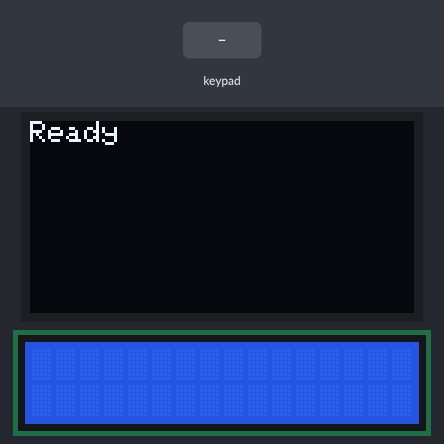
A program run on a simulated ESP32. Parts: 128×64 one-colour display, 16×2 character LCD. Inputs (shaded band) come from the test bench. What the program prints to the serial monitor is not drawn.

Above: at 0.12 s.
At 1.3 s:
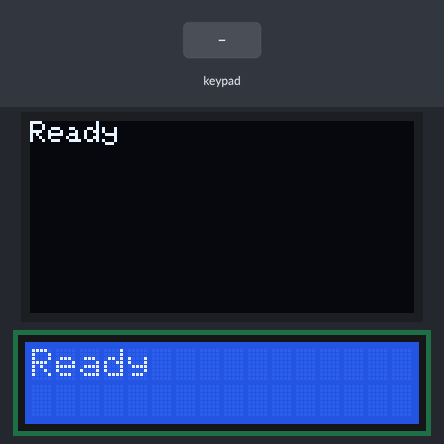
1.4 s: key '1' pressed
At 2.2 s:
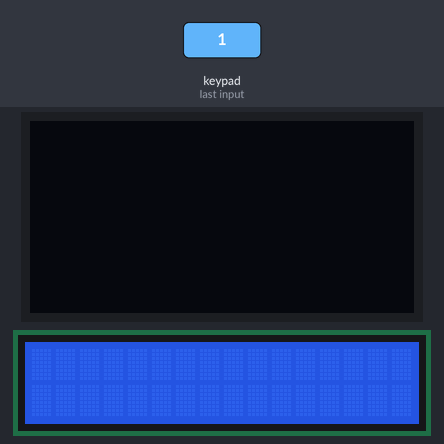
2.9 s: keypad keys 2 4 2 5 2 6 # pressed 0.4 s apart
7.2 s: key 'A' pressed
8.7 s: keypad keys 2 4 2 5 2 6 * pressed 0.4 s apart
13.0 s: key 'B' pressed
14.5 s: keypad keys 2 4 2 5 2 6 D pressed 0.4 s apart
Timing chart, 0 to 17.5 s (numbered marks = the images above; inputs shaded):
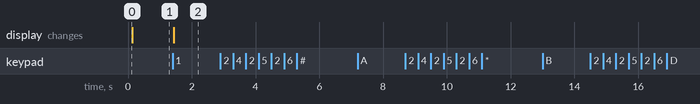

Measured:
- after the input at 1.4 s, the display: first differs from a run without the input at once (image 2)
- after the input at 2.9 s, every drawn part: stays the same
- after the input at 7.2 s, every drawn part: stays the same
- after the input at 8.7 s, every drawn part: stays the same
- after the input at 13.0 s, every drawn part: stays the same
- after the input at 14.5 s, every drawn part: stays the same

The program:

main.cpp
```cpp
#include <Arduino.h>
#include <Keypad.h>
#include <Adafruit_SSD1306.h>
#include <LiquidCrystal_I2C.h>

// Define I2C addresses (for displays only)
#define SSD1306_I2C_ADDRESS 0x3C
#define LCD_I2C_ADDRESS 0x27

// Define UART pins for communication
#define UART_RX_PIN 3   // GPIO3 (RX)
#define UART_TX_PIN 1   // GPIO1 (TX)

// Keypad setup
const byte ROWS = 4;
const byte COLS = 4;
const char keys[ROWS][COLS] = {
  {'1', '2', '3', 'A'},
  {'4', '5', '6', 'B'},
  {'7', '8', '9', 'C'},
  {'*', '0', '#', 'D'}
};
byte rowPins[ROWS] = {2, 4, 25, 26};
byte colPins[COLS] = {18, 13, 14, 15};

Keypad keypad(makeKeymap(keys), rowPins, colPins, ROWS, COLS);

Adafruit_SSD1306 display(128, 64, &Wire, -1);
LiquidCrystal_I2C lcd(LCD_I2C_ADDRESS, 16, 2);

// Use Serial2 for UART communication
HardwareSerial mySerial(2);  // UART2

char serialBuffer[100];
int serialIndex = 0;

void setup() {
  Serial.begin(115200);  // Debugging only
  Serial.println("Starting ESP with UART comm...");

  // Initialize Serial2 with custom RX/TX pins
  mySerial.begin(115200, SERIAL_8N1, UART_RX_PIN, UART_TX_PIN);

  // Initialize displays
  if (!display.begin(SSD1306_I2C_ADDRESS, SSD1306_I2C_ADDRESS)) {
    Serial.println(F("SSD1306 init failed"));
    while (true);
  }

  lcd.init();
  lcd.backlight();

  display.clearDisplay();
  display.setTextSize(1);
  display.setTextColor(SSD1306_WHITE);
  display.setCursor(0, 0);
  display.print("Ready");
  display.display();

  lcd.clear();
  lcd.setCursor(0, 0);
  lcd.print(F("Ready"));
}

void displayText(const char* text, int textSize) {
  const char* content = text;
  bool displayOled = false, displayLcd = false;

  if (strncmp(text, "oled:", 5) == 0) {
    content = text + 6;
    displayOled = true;
  } else if (strncmp(text, "lcd:", 4) == 0) {
    content = text + 5;
    displayLcd = true;
  } else if (strncmp(text, "both:", 5) == 0) {
    content = text + 6;
    displayOled = true;
    displayLcd = true;
  }

  if (displayOled) {
    display.clearDisplay();
    display.setTextSize(textSize);
    display.setCursor(0, 0);
    display.print(content);
    display.display();
  }

  if (displayLcd) {
    lcd.clear();
    lcd.setCursor(0, 0);
    int i = 0;
    while (i < 16 && content[i] != '\0') {
      lcd.print(content[i]);
      i++;
    }
    if (content[i] != '\0') {
      lcd.setCursor(0, 1);
      while (i < 32 && content[i] != '\0') {
        lcd.print(content[i]);
        i++;
      }
    }
  }
}

void loop() {
  // Handle keypad press
  char key = keypad.getKey();
  if (key) {
    mySerial.write(key);  // Send key to external device via UART2
    Serial.print(F("Key Pressed: "));
    Serial.println(key);

    // Show locally as well
    String local = "both:";
    local += key;
    displayText(local.c_str(), 2);
  }

  // Handle incoming UART data
  while (mySerial.available()) {
    char c = mySerial.read();

    if (c == '|') {  // Use newline as message terminator
      serialBuffer[serialIndex] = '\0'; // Null-terminate string
      displayText(serialBuffer, 1);     // Display incoming message
      serialIndex = 0;
      memset(serialBuffer, 0, sizeof(serialBuffer)); // Clear buffer
    } else {
      if (serialIndex < sizeof(serialBuffer) - 1) {
        serialBuffer[serialIndex++] = c;
      }
    }
  }

}
```
